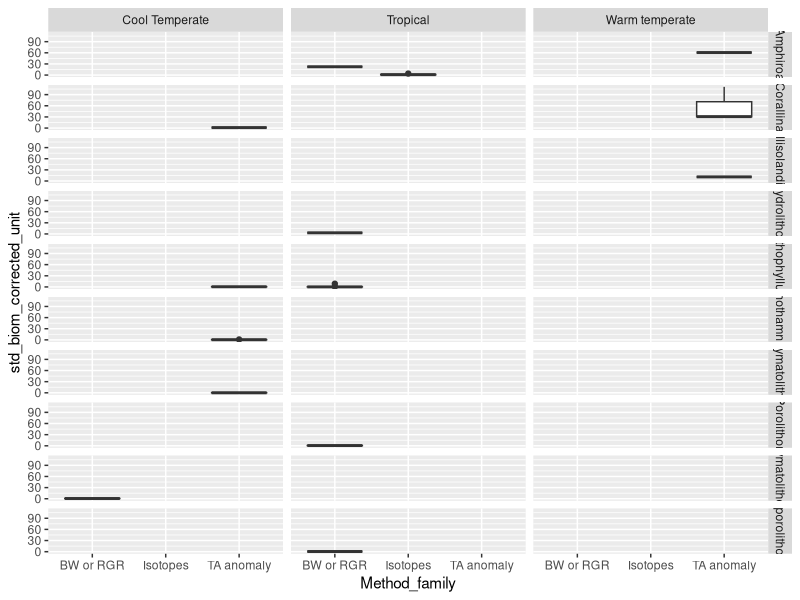

R code for this plot:
#### Set up environment ----
rm(list = ls()) ; options(cores = parallel::detectCores())

# Packages
library(readxl)
library(tidyverse)

# Dataset
CCA_CC_SC <- read_excel("Data/CCA_CC_SC.xlsx")

# Units to convert
mol_to_umol      = 1e+06
nmol_to_umol     = 1e+03
g_to_mg          = 1e+03
molar_mass_CaCO3 = 100.1 
day_to_hour      = 24.00
hour_to_minute   = 60.00

#### Reshape methodologies ----
# Rename Methods from Steeve, Ben and Chris paper – Global Change Biology
CCA_CC_SC$Method_family = ifelse(CCA_CC_SC$Method %in% unique(CCA_CC_SC$Method)[c(3,12,25)]               , "TA anomaly", CCA_CC_SC$Method)
CCA_CC_SC$Method_family = ifelse(CCA_CC_SC$Method %in% unique(CCA_CC_SC$Method)[c(4,10,13)]               , "Staining"  , CCA_CC_SC$Method_family)
CCA_CC_SC$Method_family = ifelse(CCA_CC_SC$Method %in% unique(CCA_CC_SC$Method)[c(5,07,21)]               , "Isotopes"  , CCA_CC_SC$Method_family)
CCA_CC_SC$Method_family = ifelse(CCA_CC_SC$Method %in% unique(CCA_CC_SC$Method)[c(1,09,11,14,20,22,23,26)], "BW or RGR" , CCA_CC_SC$Method_family)
CCA_CC_SC = CCA_CC_SC %>% mutate(., Method = replace_na(Method, "NA")) %>% 
  dplyr::filter(., Method != "Net photosynthesis", Method != "Photo", Method != "Net respiration", Method != "SOPHIE TO GET ?")

#### Biomass ----
biomass_corrected_unit <- unique(CCA_CC_SC$Unit)[c(3,5,9,13,15,17,21:24,29:30,33,37,43,45:46,53:54,56:57)]
CCA_biom <- CCA_CC_SC %>% dplyr::filter(., Unit %in% biomass_corrected_unit)
CCA_biom$Unit = ifelse(CCA_biom$Unit %in% unique(CCA_biom$Unit)[c(1,6:7,9:10,13:14,18:19,21)], "umol_g_h", CCA_biom$Unit)
CCA_biom <- CCA_biom %>% 
  mutate(std_biom_corrected_unit = case_when(Unit == "umol_g_h" ~ Rate,
                                             Unit == "nmoles g-1 dry weight min-l" ~ Rate / nmol_to_umol * hour_to_minute,
                                             Unit == "mgCaCO3 g-1 d-1" ~ Rate / g_to_mg / molar_mass_CaCO3 / day_to_hour * mol_to_umol,
                                             Unit == "g CaCO3/g/h" ~ Rate / molar_mass_CaCO3 * mol_to_umol,
                                             Unit == "umol/g(dwt)/min" ~ Rate * hour_to_minute,
                                             Unit == "mg CaCO3 mg-1 day-1." ~ Rate / g_to_mg / molar_mass_CaCO3 / day_to_hour * mol_to_umol,
                                             Unit == "mg wet weight mg-1 day-1" ~ Rate / molar_mass_CaCO3 / day_to_hour * mol_to_umol,
                                             Unit == "g per g (day-1)" ~ Rate / molar_mass_CaCO3 / day_to_hour * mol_to_umol,
                                             Unit == "µmolC/g day" ~ Rate / day_to_hour,
                                             Unit == "µmol CaCO3/g/day" ~ Rate / day_to_hour,
                                             Unit == "mg g–1 d–1)" ~ Rate / g_to_mg /day_to_hour * mol_to_umol,
                                             Unit == "mgCaCO3 g-1 DW h-1" ~ Rate / g_to_mg * mol_to_umol,
                                             Unit == "µmol CaCO3/g/day" ~ Rate / day_to_hour)) 

## Mistakes
# Too much incertitude when it's wet ––– Remove.
CCA_biom <- CCA_biom %>% dplyr::filter(., !grepl("wet",`Unit`), !grepl("Wet",`Method`))
# Error unit in Graba-Landry et al. 2018 ––– in day and not in hours.
CCA_biom$std_biom_corrected_unit[c(32,33)] <- CCA_biom$std_biom_corrected_unit[c(32,33)] / 24
# Error unit in Donham et al 2022 ––– Percentage, useless - Remove.
CCA_biom <- CCA_biom %>% dplyr::filter(., `Paper name` != "Donham et al 2022")
# Suspicious w/ Barner et al. 2018 ––– Remove (waiting for this where they found the values)
CCA_biom <- CCA_biom %>% dplyr::filter(., `Paper name` != "Barner et al. 2018")
# Remove negative values and recode NA values
CCA_biom <- CCA_biom %>% dplyr::filter(., std_biom_corrected_unit >= 0)
CCA_biom$Method_family[CCA_biom$Method_family == "NA"] <- NA
CCA_biom$Climate[CCA_biom$Climate == "NA"] <- NA
# Add Genus informations
CCA_biom$Genus   <- stringr::word(CCA_biom$Species, 1)
CCA_biom$Species <- paste(stringr::word(CCA_biom$Species, 1), stringr::word(CCA_biom$Species, 2), sep = "_")

## Fill the gaps – Methods
# Legrand et al. 2019
CCA_biom$Method_family[c(33:36)] <- "TA anomaly"
# Navarte et al. 2019, 2020
CCA_biom$Method[c(39:41)] <- "RGR" ; CCA_biom$Method_family[c(39:41)] <- "BW or RGR"
# Qui-Minet et al. 2019
CCA_biom$Method[c(44:54)] <- "Total alkalinity" ; CCA_biom$Method_family[c(44:54)] <- "TA anomaly"
# Sordo et al. 2018
CCA_biom$Method[c(59:62)] <- "BW" ; CCA_biom$Method_family[c(59:62)] <- "BW or RGR"

## Fill the gaps – Climate

table(CCA_biom$Method_family, CCA_biom$Genus)






Biom_stat = CCA_biom %>% group_by(Method_family, Climate) %>% 
  summarise(growth_rate = mean(std_biom_corrected_unit), SD = sd(std_biom_corrected_unit))

CCA_biom %>% dplyr::filter(Climate != "NA") %>% 
ggplot() + geom_boxplot(aes(x = Method_family, y = std_biom_corrected_unit)) +
  facet_grid(Genus ~ Climate)


# Surface
surface_corrected_unit <- unique(CCA_CC_SC$Unit)[c(1,8,11,13:14,16,20,30,33,49,57,61)]
CCA_surf <- CCA_CC_SC %>% dplyr::filter(., Unit %in% surface_corrected_unit)
